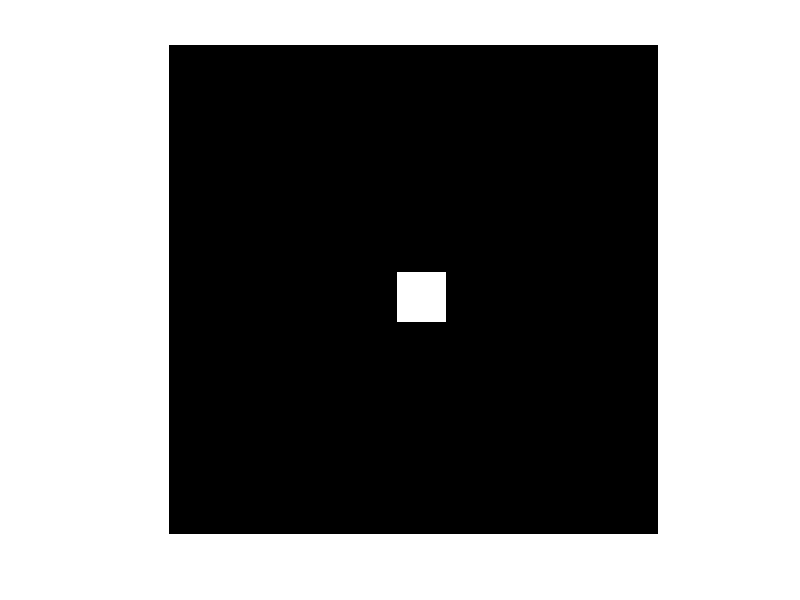
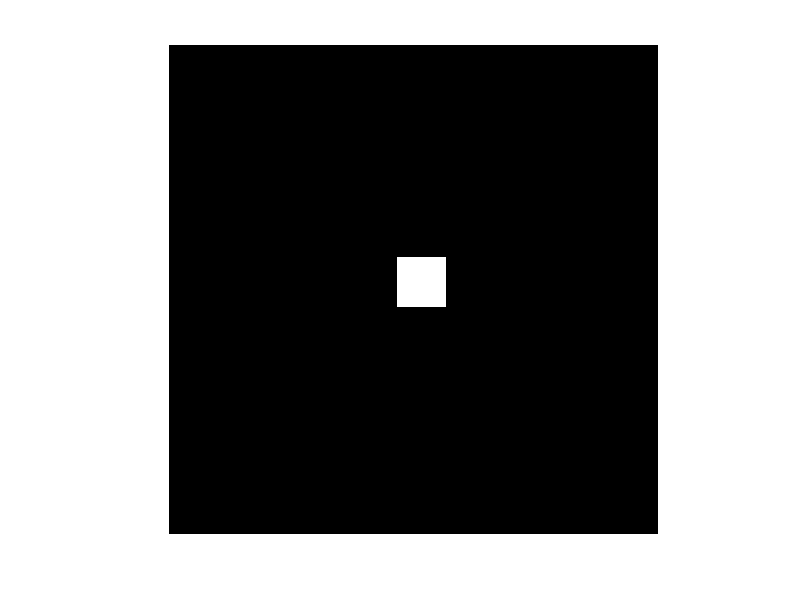

Here is the MATLAB script that generated these plots, in order:
clc; close all; clear all;
A= zeros(256);

for i=120:145;
    j=120:145;
    A(i,j)=1;
end
B=imrotate(A,90);
figure;    
imshow(A)
figure;
imshow(B)